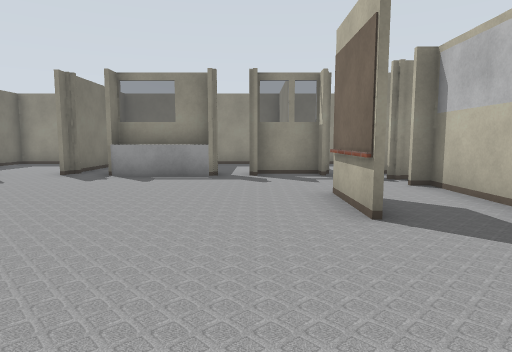
view 1 (above)

24 first-person views from a walk through a world built for the Gazebo simulator. The camera is 0.94 m above the floor, tilts 6° down and sees 75° across. The lines on the ground mark 1 m squares. The floor is counted in squares, 1 m on a side. Each view is taken from the middle of a square. On the plan, view 1 faces up. The plan holds only what a view shows up to about 12 squares ahead; the rest is blank. The place goes on beyond the plan. Some surface patterns are stand-ins.

view 2
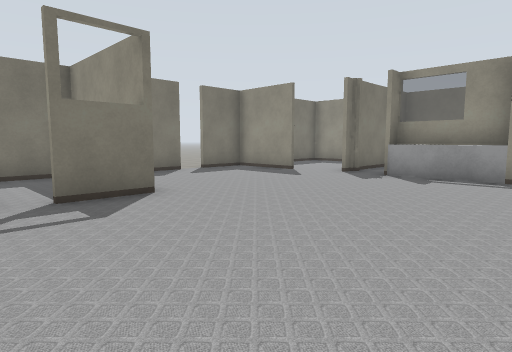

view 3
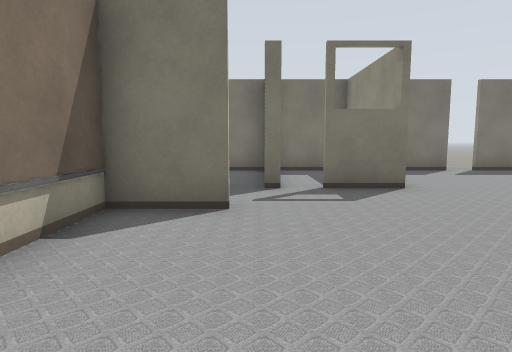

view 4
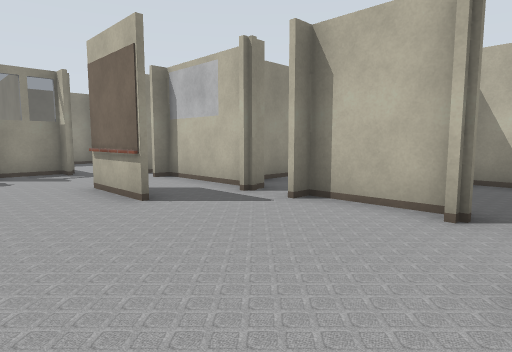

view 5
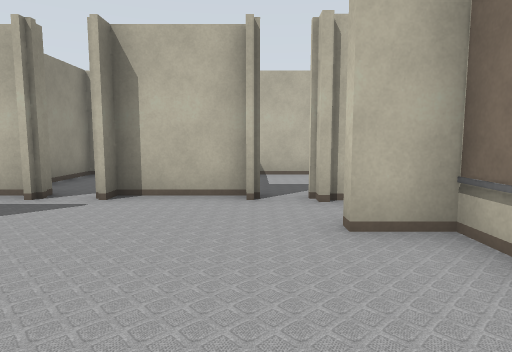

view 6
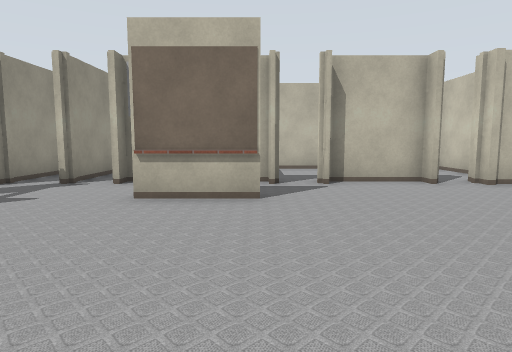

view 7
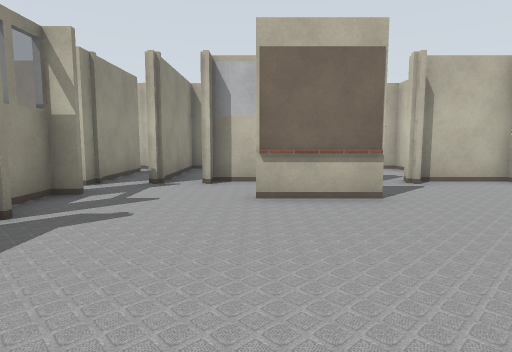

view 8
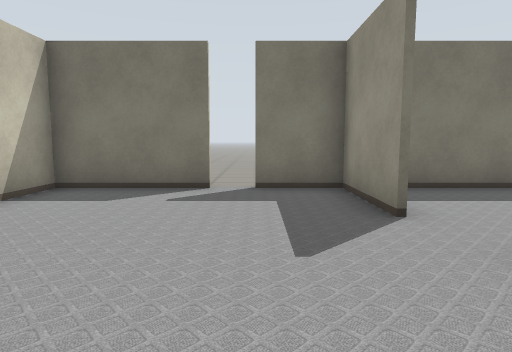

view 9
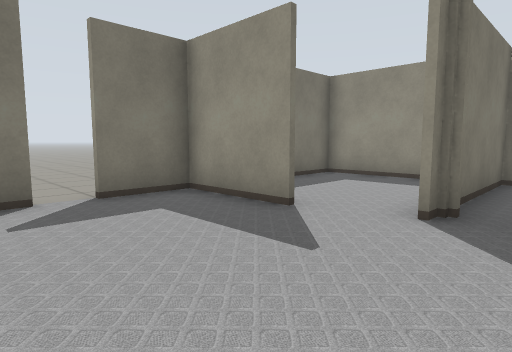

view 10
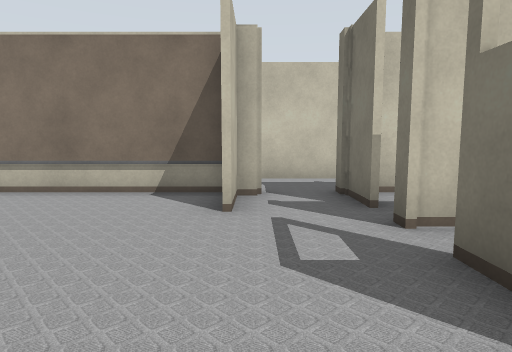

view 11
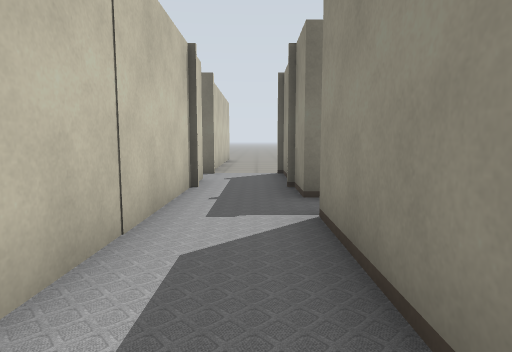

view 12
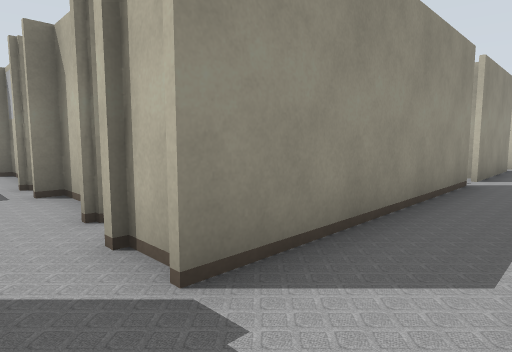

view 13
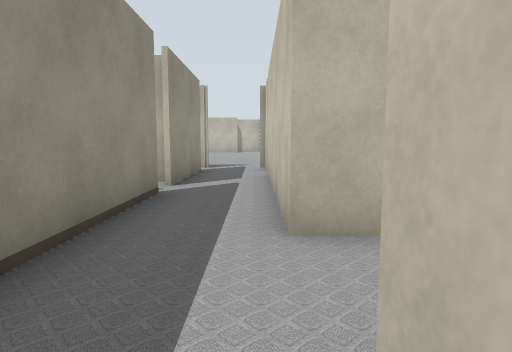

view 14
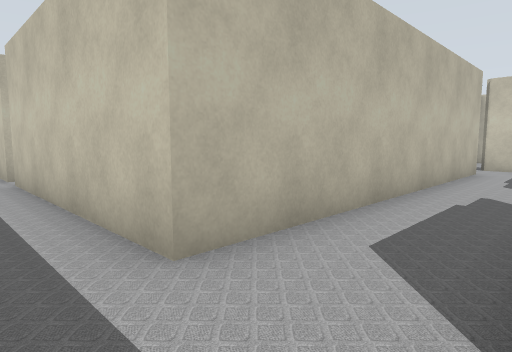

view 15
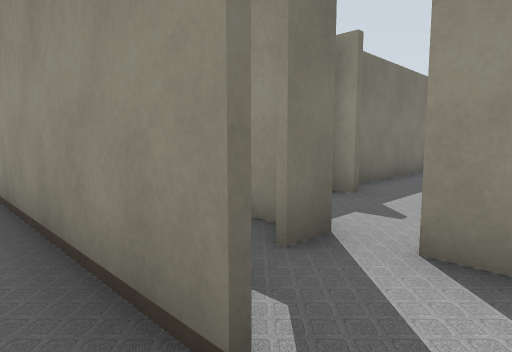

view 16
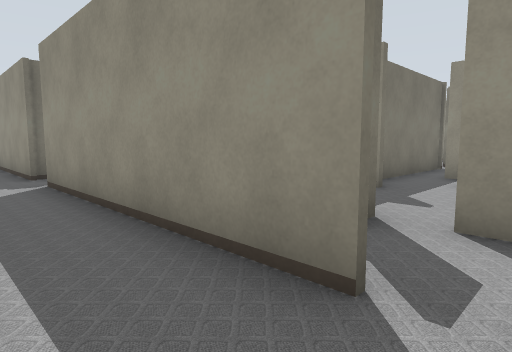

view 17
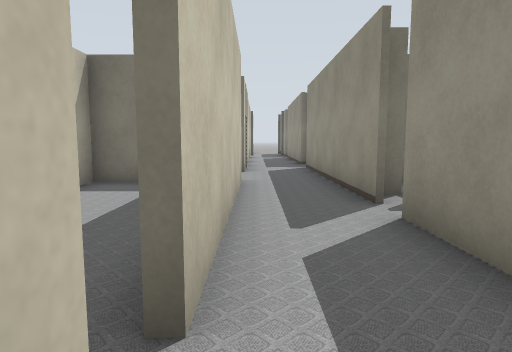

view 18
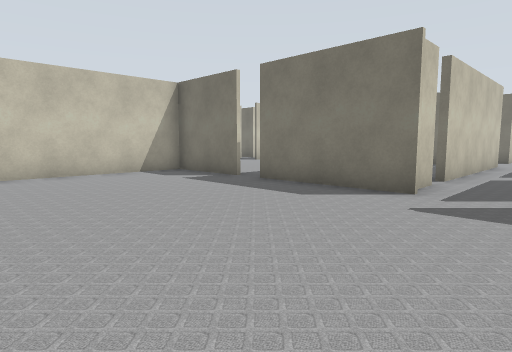

view 19
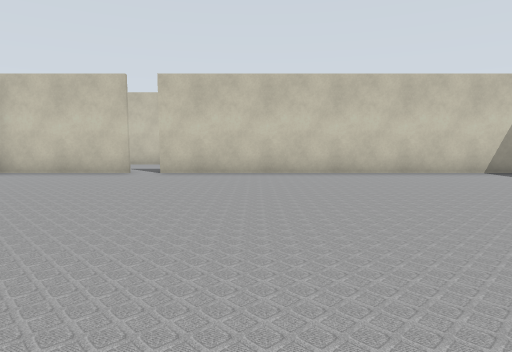

view 20
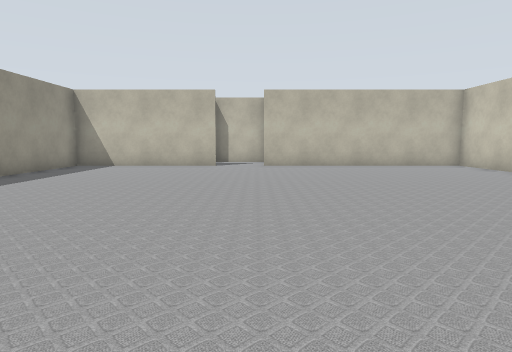

view 21
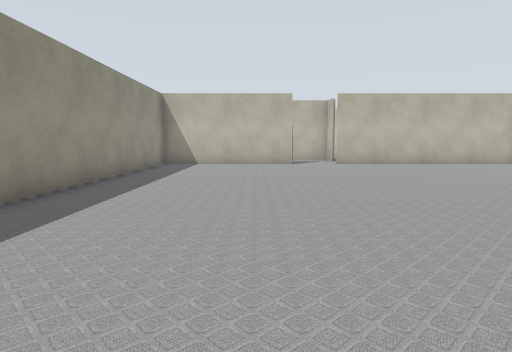

view 22
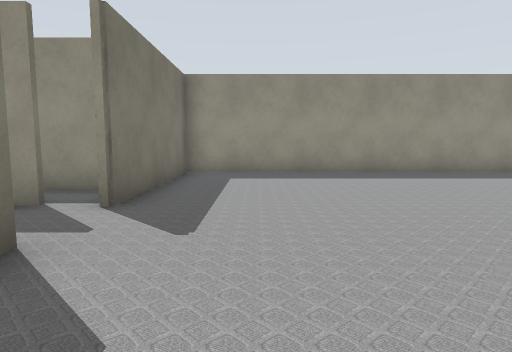

view 23
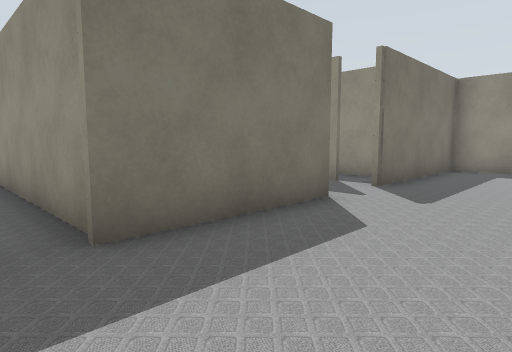

view 24
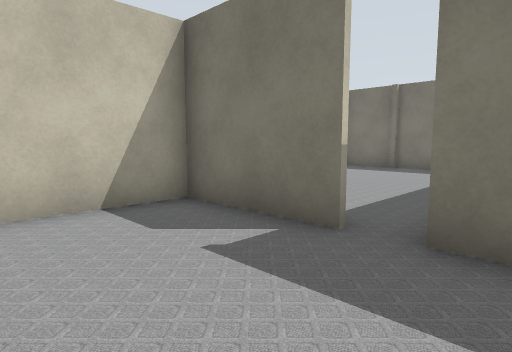

### Floor plan
Ten units are one square. View 1 is at (0, 0); x grows to the right and y downward. Boxes are objects, and circles mark ways between rooms. Rooms are numbered by the first view taken in them; rooms with no view inside come last. Other rooms are left out.
<svg viewBox="-111 -142 431 267">
<path fill="none" stroke="#000" d="M14 -39 14 -60M-55 -28 -64 -28M-56 -30 -56 -12M-36 2 -36 21 14 21 14 9M-10 -90 -41 -90M32 -25 39 -25M-62 -4 -55 -4M-12 -96 -39 -96M37 -36 37 -70 32 -70M39 -36 32 -36M-41 17 -37 17M18 -90 18 -96 0 -96M32 -1 37 -1 37 -24 32 -24M33 -82 33 -85M-70 -87 -96 -87 -96 -69M30 10 39 10M-96 -61 -96 -30 -81 -30M15 22 -41 22M35 44 50 44M73 44 135 44M-37 17 -37 4M-56 6 -56 22 -69 22M101 22 30 22M-84 22 -96 22M-84 44 -16 44M-106 44 -96 44M149 22 109 22M159 41 159 79M276 117 315 117M159 88 159 117 269 117M142 44 152 44M311 -28 159 -28 159 24M-69 -137 -96 -137 -96 -100M73 -9 73 -46 49 -46M55 21 71 21M73 15 73 -9M64 -96 29 -96M108 2 100 2M91 0 91 9"/>
<circle cx="-50" cy="15" r="3" fill="#2a7"/>
<circle cx="-65" cy="-90" r="3" fill="#2a7"/>
<circle cx="40" cy="-30" r="3" fill="#2a7"/>
<circle cx="40" cy="0" r="3" fill="#2a7"/>
<circle cx="30" cy="-90" r="3" fill="#2a7"/>
<circle cx="155" cy="35" r="3" fill="#2a7"/>
<circle cx="100" cy="20" r="3" fill="#2a7"/>
<text x="-20" y="-40">1</text>
<text x="20" y="30">2</text>
<text x="240" y="40">3</text>
<text x="-80" y="-120">4</text>
<text x="50" y="-30">5</text>
<text x="50" y="0">6</text>
<text x="60" y="-90">7</text>
<text x="100" y="10">8</text>
</svg>
Room 1 opens to room 2. Room 1 opens to room 4. Room 1 opens to room 5. Room 1 opens to room 6. Room 1 opens to room 7. Room 2 opens to room 3. Room 2 opens to room 8.

Where each view was taken, in squares from view 1:
view 1: 0 up, 0 right, facing up
view 2: 0 up, 0 right, facing up-left
view 3: 0 up, 1 right, facing left
view 4: 1 down, 1 left, facing up-right
view 5: 0 up, 2 left, facing right
view 6: 4 up, 4 left, facing right
view 7: 6 up, 4 left, facing right
view 8: 7 up, 3 left, facing left
view 9: 5 up, 4 left, facing up-left
view 10: 4 up, 4 left, facing down
view 11: 3 down, 0 right, facing left
view 12: 4 down, 2 right, facing up-right
view 13: 4 down, 4 right, facing right
view 14: 3 down, 5 right, facing down-right
view 15: 3 down, 11 right, facing up-left
view 16: 4 down, 11 right, facing up-left
view 17: 4 down, 15 right, facing left
view 18: 2 down, 22 right, facing down-left
view 19: 2 down, 24 right, facing down
view 20: 4 down, 19 right, facing right
view 21: 1 down, 18 right, facing right
view 22: 7 down, 18 right, facing up
view 23: 9 down, 19 right, facing up-left
view 24: 7 down, 19 right, facing down-left
